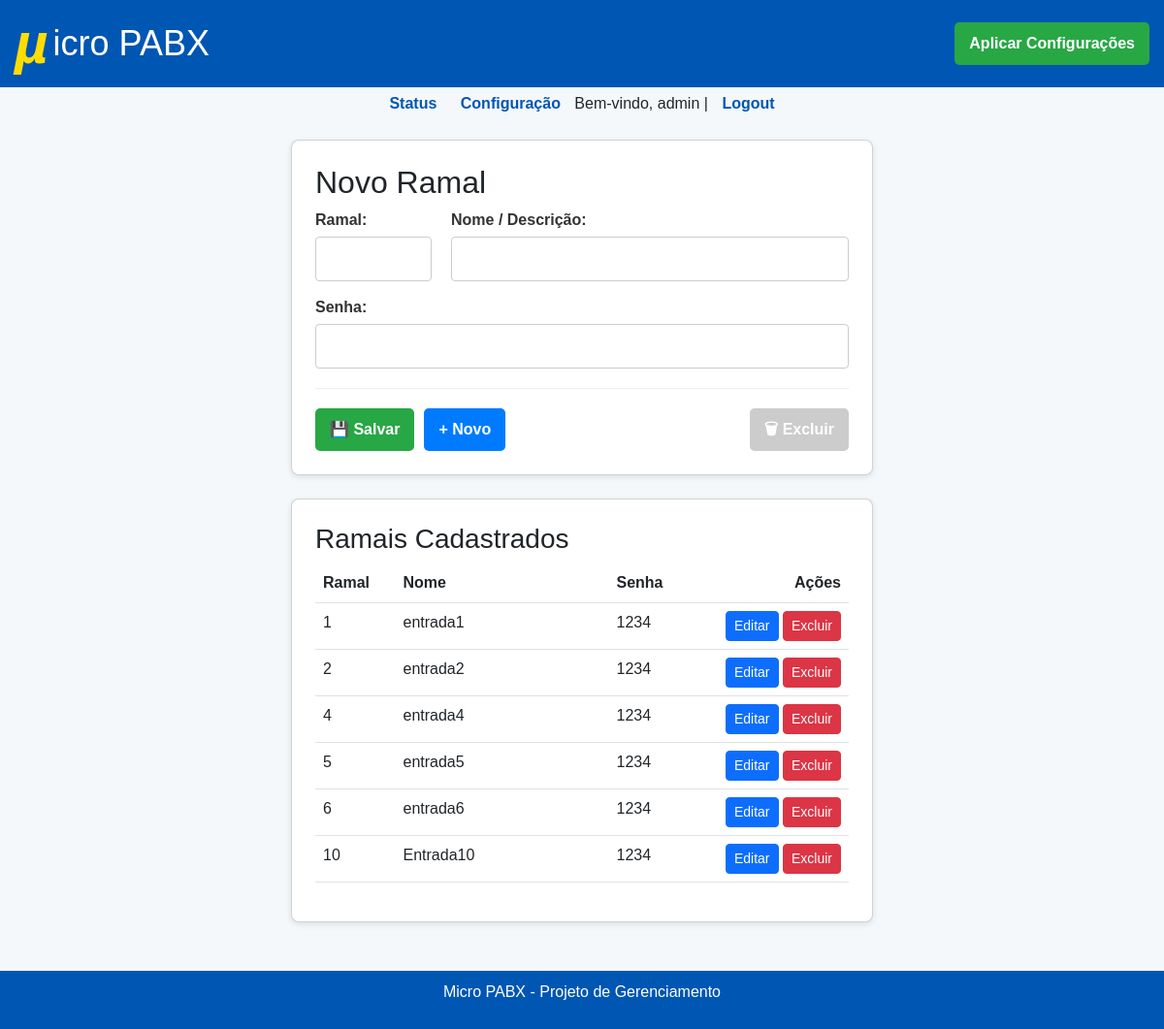
The app's page /config/ramal (signed in) with its own data.
### tables this page shows
CREATE TABLE ramais (
                    id INTEGER PRIMARY KEY AUTOINCREMENT,
                    ramal INTEGER UNIQUE NOT NULL,
                    nome TEXT NOT NULL,
                    senha TEXT NOT NULL,
                    contexto TEXT DEFAULT 'interno'
                );

### blueprints/pabx.py (the view, shortened to what this page needs)
@pabx_bp.route("/ramal", methods=["GET", "POST"])
@login_required
def cadastro_ramal():
    ramais = get_ramais()
    return render_template("config_ramais.html", ramais=ramais)

### auth.py (called while the page is built)
def login_required(f):
    @wraps(f)
    def decorated_function(*args, **kwargs):
        if not session.get("user"):
            flash("Você precisa estar logado para acessar esta página.", "warning")
            return redirect(url_for("auth.login")) # Rota de login agora está no blueprint 'auth'
        return f(*args, **kwargs)
    return decorated_function

### database.py (called while the page is built)
def get_db():
    conn = sqlite3.connect(DB_PATH)
    conn.row_factory = sqlite3.Row
    return conn

def get_ramais():
    conn = get_db()
    ramais_raw = conn.execute("SELECT id, ramal, nome, senha, contexto FROM ramais order by ramal").fetchall()
    ramais = []
    for r in ramais_raw:
        ramais.append({
            "id": r["id"],
            "ramal": r["ramal"],
            "nome": r["nome"],
            "senha": r["senha"],
            "contexto": r["contexto"]
        })
    conn.close()
    return ramais

### templates/config_ramais.html (shortened to what this page needs)
{% extends "base.html" %}
{% block content %}
<div class="card p-4">
    <h2 id="form-title">Novo Ramal</h2>
    <form method="POST" id="form-ramal" action="{{ url_for('pabx.cadastro_ramal') }}">
        <div class="form-row">
            <div class="form-group" style="flex-basis: 120px; flex-grow: 0;">
                <label for="ramal">Ramal:</label>
                <input type="number" name="ramal" id="ramal" required>
            </div>
            <div class="form-group">
                <label for="nome">Nome / Descrição:</label>
                <input type="text" name="nome" id="nome" required>
            </div>
        </div>
        <div class="form-row">
            <div class="form-group">
                <label for="senha">Senha:</label>
                <input type="text" name="senha" id="senha" required>
            </div>
        </div>
        <div class="form-actions">
            <button type="submit" class="btn-save">&#128190; Salvar</button>
            <button type="button" class="btn-new" onclick="resetForm()">&#43; Novo</button>
            <button type="button" class="btn-delete" id="btn-delete" onclick="excluirRamal()" disabled>&#128465; Excluir</button>
        </div>
    </form>
</div>
<div class="card p-4 mt-4">
    <h3>Ramais Cadastrados</h3>
    {% if ramais %}
        <table class="table">
            <thead>
                <tr>
                    <th style="width: 15%;">Ramal</th>
                    <th style="width: 40%;">Nome</th>
                    <th style="width: 20%;">Senha</th>
                    <th style="width: 25%;">Ações</th>
                </tr>
            </thead>
            <tbody>
                {% for r in ramais %}
                <tr>
                    <td>{{ r.ramal }}</td>
                    <td>{{ r.nome }}</td>
                    <td>{{ r.senha }}</td>
                    <td>
                        <button class="btn btn-sm btn-primary" onclick="selecionarRamalTabela('{{ r.id }}','{{ r.ramal }}','{{ r.nome }}','{{ r.senha }}')">Editar</button>
                        <button class="btn btn-sm btn-danger" onclick="excluirRamalDireto('{{ r.id }}','{{ r.ramal }}')">Excluir</button>
                    </td>
                </tr>
                {% endfor %}
            </tbody>
        </table>
    {% else %}
        <p>Nenhum ramal cadastrado.</p>
    {% endif %}
</div>
{% endblock %}

### templates/base.html (style rules this page uses)
body { font-family: Arial, sans-serif; background-color: #f4f8fb; margin: 0; padding: 0; }
.card { background: white; border-radius: 8px; padding: 20px; margin: 15px auto; max-width: 600px; box-shadow: 0 2px 6px rgba(0,0,0,0.1); }

### templates/config_ramais.html (style rules this page uses)
.form-row { display: flex; gap: 20px; margin-bottom: 15px; }
.form-group { flex: 1; display: flex; flex-direction: column; }
.form-group label { font-weight: bold; margin-bottom: 5px; color: #333; }
.form-group input { width: 100%; padding: 10px; border: 1px solid #ccc; border-radius: 4px; }
.form-actions { display: flex; gap: 10px; margin-top: 20px; padding-top: 20px; border-top: 1px solid #eee; }
.form-actions button { padding: 10px 15px; border: none; border-radius: 5px; font-weight: bold; cursor: pointer; display: inline-flex; align-items: center; gap: 5px; }
.btn-save { background-color: #28a745; color: white; }
.btn-new { background-color: #007bff; color: white; }
.btn-delete { background-color: #dc3545; color: white; margin-left: auto; }
.btn-delete:disabled { background-color: #ccc; cursor: not-allowed; }
.table th:last-child, .table td:last-child { text-align: right; }

### records on screen
ramais: ramal "1", nome "entrada1", senha "1234"
ramais: ramal "2", nome "entrada2", senha "1234"
ramais: ramal "4", nome "entrada4", senha "1234"
ramais: ramal "5", nome "entrada5", senha "1234"
ramais: ramal "6", nome "entrada6", senha "1234"
ramais: ramal "10", nome "Entrada10", senha "1234"

### other values on screen
{{ session.get('user') }} "admin"
